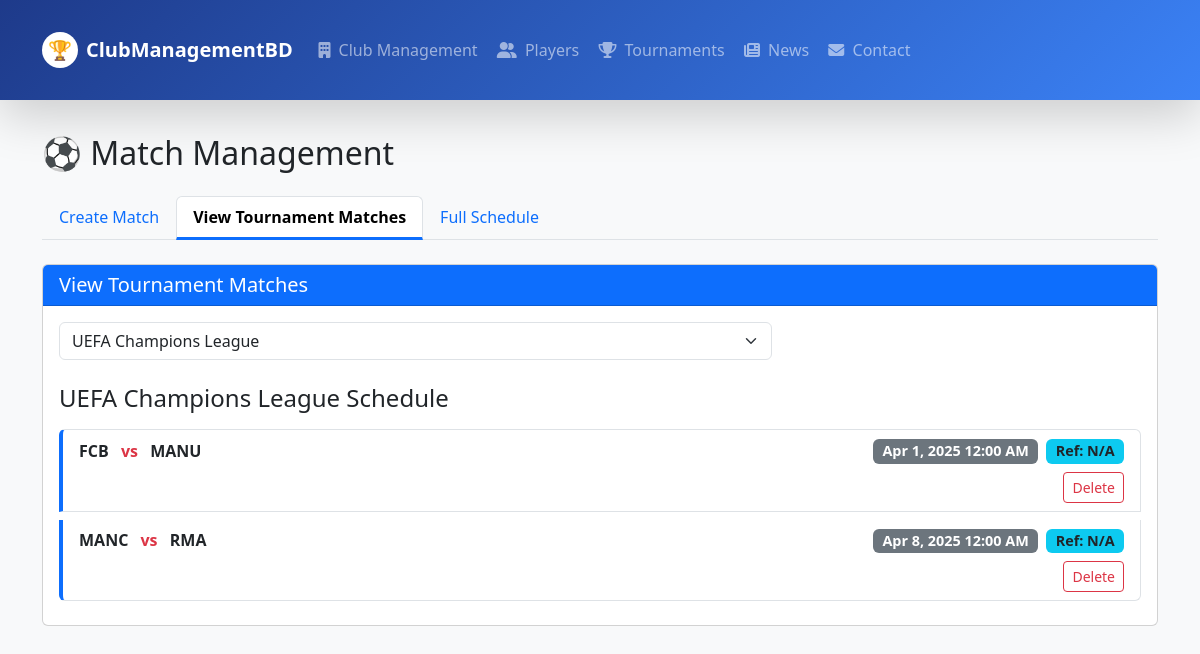
Screenshot of /matches.php?tournament_id=3 with the database file from the repository.
### tables this page shows
CREATE TABLE `Tournament` (
  `Tournament_id` int(11) NOT NULL,
  `Tournament_name` varchar(100) DEFAULT NULL,
  `sport` varchar(50) DEFAULT NULL,
  `format` varchar(50) DEFAULT NULL,
  `Tournament_start_date` date DEFAULT NULL,
  `Tournament_end_date` date DEFAULT NULL
);

CREATE TABLE `Match_` (
  `Match_id` int(11) NOT NULL,
  `Tournament_id` int(11) DEFAULT NULL,
  `Team1_id` int(11) DEFAULT NULL,
  `Team2_id` int(11) DEFAULT NULL,
  `Match_date` date DEFAULT NULL,
  `referee` varchar(100) DEFAULT NULL
);

CREATE TABLE `Team` (
  `Team_id` int(11) NOT NULL,
  `Club_id` int(11) DEFAULT NULL,
  `Team_name` varchar(100) DEFAULT NULL,
  `Captain_id` int(11) DEFAULT NULL
);

### matches.php (the view, shortened to what this page needs)
<?php
include 'db_connect.php';
$tournaments = $conn->query("SELECT * FROM Tournament ORDER BY Tournament_name");
$selected_tournament = null;
$tournament_matches = [];
if (isset($_GET['tournament_id'])) {
    $tournament_id = $_GET['tournament_id'];
    $selected_tournament = $conn->query("SELECT * FROM Tournament WHERE Tournament_id = $tournament_id")->fetch_assoc();
    $tournament_matches = $conn->query("SELECT m.*,
                                     t1.Team_name as team1_name,
                                     t2.Team_name as team2_name
                                     FROM Match_ m
                                     JOIN Team t1 ON m.Team1_id = t1.Team_id
                                     JOIN Team t2 ON m.Team2_id = t2.Team_id
                                     WHERE m.Tournament_id = $tournament_id
                                     ORDER BY m.Match_date");
}
?>
<!DOCTYPE html>
<html>
<head>
    <link rel="stylesheet" href="https://cdn.jsdelivr.net/npm/bootstrap@5.3.0/dist/css/bootstrap.min.css">
</head>
<body class="p-4 bg-light">
<?php include 'navbar.php'; ?>
<div class="container">
    <h2 class="mb-4">⚽ Match Management</h2>
    <ul class="nav nav-tabs mb-4" id="matchTabs" role="tablist">
        <li class="nav-item" role="presentation">
            <button class="nav-link active" id="create-tab" data-bs-toggle="tab" data-bs-target="#create" type="button" role="tab">Create Match</button>
        </li>
        <li class="nav-item" role="presentation">
            <button class="nav-link" id="view-tab" data-bs-toggle="tab" data-bs-target="#view" type="button" role="tab">View Tournament Matches</button>
        </li>
        <li class="nav-item" role="presentation">
            <button class="nav-link" id="schedule-tab" data-bs-toggle="tab" data-bs-target="#schedule" type="button" role="tab">Full Schedule</button>
        </li>
    </ul>
    <div class="tab-content" id="matchTabsContent">
        <div class="tab-pane fade" id="view" role="tabpanel">
            <div class="card">
                <div class="card-header bg-primary text-white">
                    <h5 class="mb-0">View Tournament Matches</h5>
                </div>
                <div class="card-body">
                    <form method="GET" class="mb-4">
                        <div class="row">
                            <div class="col-md-8">
                                <select name="tournament_id" class="form-select" onchange="this.form.submit()" required>
                                    <?php $tournaments->data_seek(0);  ?>
                                    <?php while ($tournament = $tournaments->fetch_assoc()): ?>
                                        <option value="<?= $tournament['Tournament_id'] ?>"
                                            <?= isset($_GET['tournament_id']) && $_GET['tournament_id'] == $tournament['Tournament_id'] ? 'selected' : '' ?>>
                                            <?= $tournament['Tournament_name'] ?>
                                        </option>
                                    <?php endwhile; ?>
                                </select>
                            </div>
                        </div>
                    </form>
                    <?php if ($selected_tournament): ?>
                        <h4 class="mb-3"><?= $selected_tournament['Tournament_name'] ?> Schedule</h4>
                        <?php if ($tournament_matches->num_rows > 0): ?>
                            <div class="list-group">
                                <?php while ($match = $tournament_matches->fetch_assoc()): ?>
                                    <div class="list-group-item match-card mb-2">
                                        <div class="d-flex justify-content-between align-items-center">
                                            <div>
                                                <span class="fw-bold"><?= $match['team1_name'] ?></span>
                                                <span class="vs-text mx-2">vs</span>
                                                <span class="fw-bold"><?= $match['team2_name'] ?></span>
                                            </div>
                                            <div class="text-end">
                                                <span class="badge bg-secondary schedule-badge">
                                                    <?= date('M j, Y g:i A', strtotime($match['Match_date'])) ?>
                                                </span>
                                                <span class="badge bg-info text-dark schedule-badge ms-1">
                                                    Ref: <?= $match['referee'] ?>
                                                </span>
                                            </div>
                                        </div>
                                        <form method="POST" class="mt-2 text-end">
                                            <button type="submit" name="delete_match" class="btn btn-sm btn-outline-danger"
                                                    onclick="return confirm('Are you sure you want to delete this match?')">
                                                Delete
                                            </button>
                                        </form>
                                    </div>
                                <?php endwhile; ?>
                            </div>
                        <?php else: ?>
                            <div class="alert alert-info">No matches scheduled for this tournament yet.</div>
                        <?php endif; ?>
                    <?php else: ?>
                        <div class="alert alert-warning">Please select a tournament to view matches.</div>
                    <?php endif; ?>
                </div>
            </div>
        </div>
    </div>
</div>
</body>
</html>

### matches.php (style rules this page uses)
.match-card { transition: transform 0.2s; border-left: 4px solid #0d6efd; }
.vs-text { font-weight: bold; color: #dc3545; }
.schedule-badge { font-size: 0.9rem; }
.nav-tabs .nav-link.active { font-weight: bold; border-bottom: 3px solid #0d6efd; }

### navbar.php (style rules this page uses)
:root { --navbar-height: 100px; --primary-dark: #1e3a8a; --primary-light: #3b82f6; --accent-color: #0ea5e9; --hover-bg: rgba(255, 255, 255, 0.15); }
h1, h2, h3, .page-title { margin-top: var(--navbar-height); padding-top: 10px; }
.form-group, .form-control, input, select, textarea { position: relative; z-index: 1; }

### rows the page displays
tournament: Tournament_name "UEFA Champions League"
match_: Team1.Team_name "FCB", Team2.Team_name "MANU", Match_date "Apr 1, 2025 12:00 AM", referee "N/A"
match_: Team1.Team_name "MANC", Team2.Team_name "RMA", Match_date "Apr 8, 2025 12:00 AM", referee "N/A"

### other values shown
form field tournament_id "UEFA Champions League"
